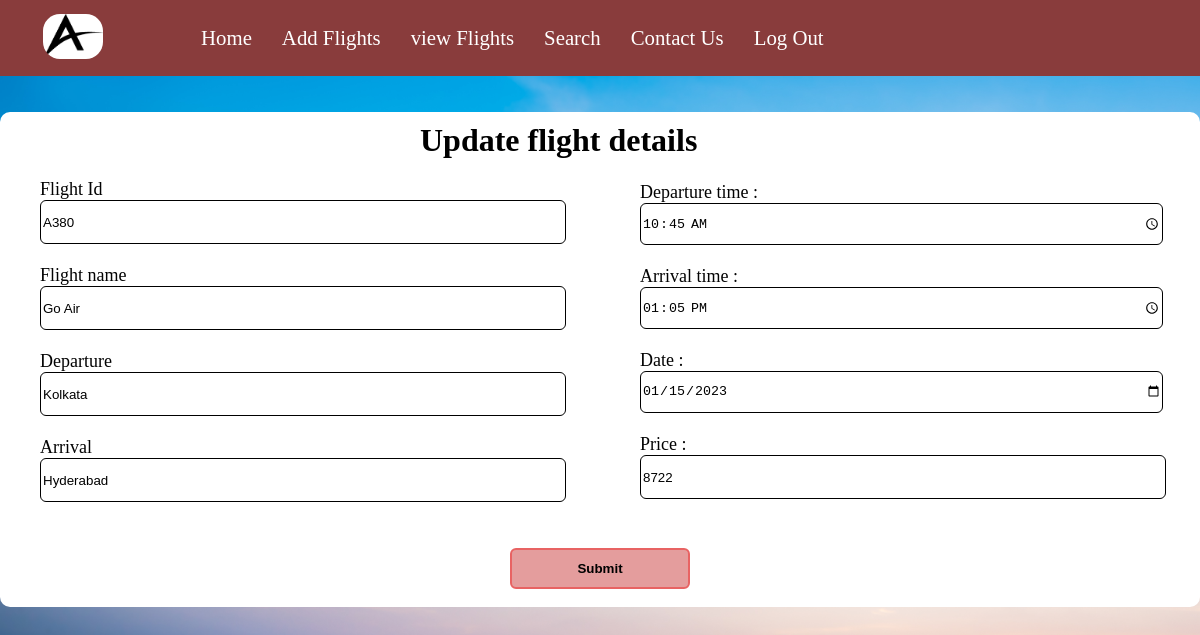
The page /edit.php?id=23 on the database its author committed.
### tables this page shows
CREATE TABLE `flights` (
  `id` int(100) NOT NULL,
  `flightid` varchar(255) NOT NULL,
  `flightname` varchar(255) NOT NULL,
  `departure` varchar(255) NOT NULL,
  `dept_time` time NOT NULL,
  `arrival` varchar(255) NOT NULL,
  `arrival_time` time NOT NULL,
  `date` date NOT NULL,
  `price` varchar(20) NOT NULL
);

### edit.php (the view, shortened to what this page needs)
<?php
    include "db_conn.php";
    $id=$_GET['id'];
?>
<!DOCTYPE html>
<html lang="en">
<head>
    <link rel="stylesheet" href="style2.css">
</head>
<body>
<nav id="navbar">
        <div id="logo">
            <img src="img/zabhi2.jpg" alt="">
        </div>
        <ul>
            <li class="item"><a href="home.php">Home</a></li>
            <li class="item"><a href="add_flights.php">Add Flights</a></li>
            <li class="item"><a href="view_flights.php">view Flights</a></li>
            <li class="item"><a href="search.php">Search</a></li>
            <li class="item"><a href="contact.php">Contact Us</a></li>
            <li class="item"><a href="logout.php">Log Out</a></li>
        </ul>
    </nav><br><br>
    <div class="box">
        <h1 class="header2">Update flight details</h1>
        <?php
            $sql = "SELECT * FROM `flights` WHERE id= $id LIMIT 1";
            $result = mysqli_query($conn ,$sql);
            $row = mysqli_fetch_assoc($result);
        ?>
        <form action="" method="post">
        <div class="container">
            <div class="container1">
                <div class="flightid1">
                    <label>Flight Id</label><br>
         	        <input type="text" name="flightid" value="<?php echo $row['flightid']?>"><br>
                </div>
                <br>
                <div class="flightname1">
                    <label>Flight name</label><br>
         	        <input type="text" name="flightname" value="<?php echo $row['flightname']?>"><br>
                </div>
                <br>
                <div class="departure1">
                    <label>Departure</label><br>
         	        <input type="text" name="departure" value="<?php echo $row['departure']?>"><br>
                </div>
                <br>
                <div class="arrival1">
                    <label>Arrival</label><br>
         	        <input type="text" name="arrival" value="<?php echo $row['arrival']?>">
                </div>
            </div>
            <div class="container1">
                <div class="departure_time1">
                    <label>Departure time :</label><br>
         	        <input type="time" name="dept_time" value="<?php echo $row['dept_time']?>"><br>
                </div>
                <br>
                <div class="arrival_time1">
                    <label>Arrival time :</label><br>
         	        <input type="time" name="arrival_time" value="<?php echo $row['arrival_time']?>"><br>
                </div>
                <br>
                <div class="date1">
                    <label>Date : </label><br>
         	        <input type="date" name="date" value="<?php echo $row['date']?>"><br>
                </div>
                <br>
                <div class="price1">
                    <label>Price :</label><br>
         	        <input type="text" name="price" value="<?php echo $row['price']?>"><br>
                </div>
            </div>
        </div>
        <br><br>
        <div class="inputform">
            <input type="submit" name="submit" class="b1"><br><br>
        </div>
        </form>
    </div>
    <br><br><br><br><br><br><br>
</body>
</html>

### style2.css (style rules this page uses)
body { margin: 0; padding: 0; background: url('img/zbg3.jpg'); background-size:cover; background-repeat: no-repeat; }
#navbar { display: flex; align-items: center; position: relative; top: 0px; }
#navbar::before { content: ""; background-color: rgb(137 60 60); position: absolute; top:0px; left:0px; height: 100%; width:100%; z-index: -1; }
#logo { margin: 1px 35px; }
#logo img { height: 45px; margin: 3px 6px; border: 2px solid rgb(137 60 60); border-radius: 19px; }
#navbar ul { display: flex; font-family: 'Baloo Bhai', cursive; }
#navbar ul li { list-style: none; font-size: 1.3rem; }
#navbar ul li a { color: white; display: block; padding: 10px 15px; border-radius: 20px; text-decoration: none; }
.box { border-radius: 10px; width: 1200px; margin: auto; background-color: white; }
.container { box-sizing: border-box; align-items: stretch; display: flex; flex-direction: row; position: relative; }
.container1 { border-radius: 10px; width: 520px; margin: auto; padding: 10px; font-size: 18px; color: rgb(3, 3, 3); }
.container1 input { width: 100%; height: 40px; border: 1px solid black; border-radius: 6px; }
.inputform { margin: auto; width: 15%; }
.inputform input { width: 100%; height: 41px; cursor: pointer; background-color: rgb(228, 157, 157); border: 2px solid rgb(232, 99, 99); border-radius: 6px; font-weight: bold; }
.header2 { width: 30%; margin: auto; padding: 10px; }

### rows shown on the page
flights: flightid "A380", flightname "Go Air", departure "Kolkata", arrival "Hyderabad", dept_time "10:45:00", arrival_time "13:05:00", date "01/15/2023", price "8722"
